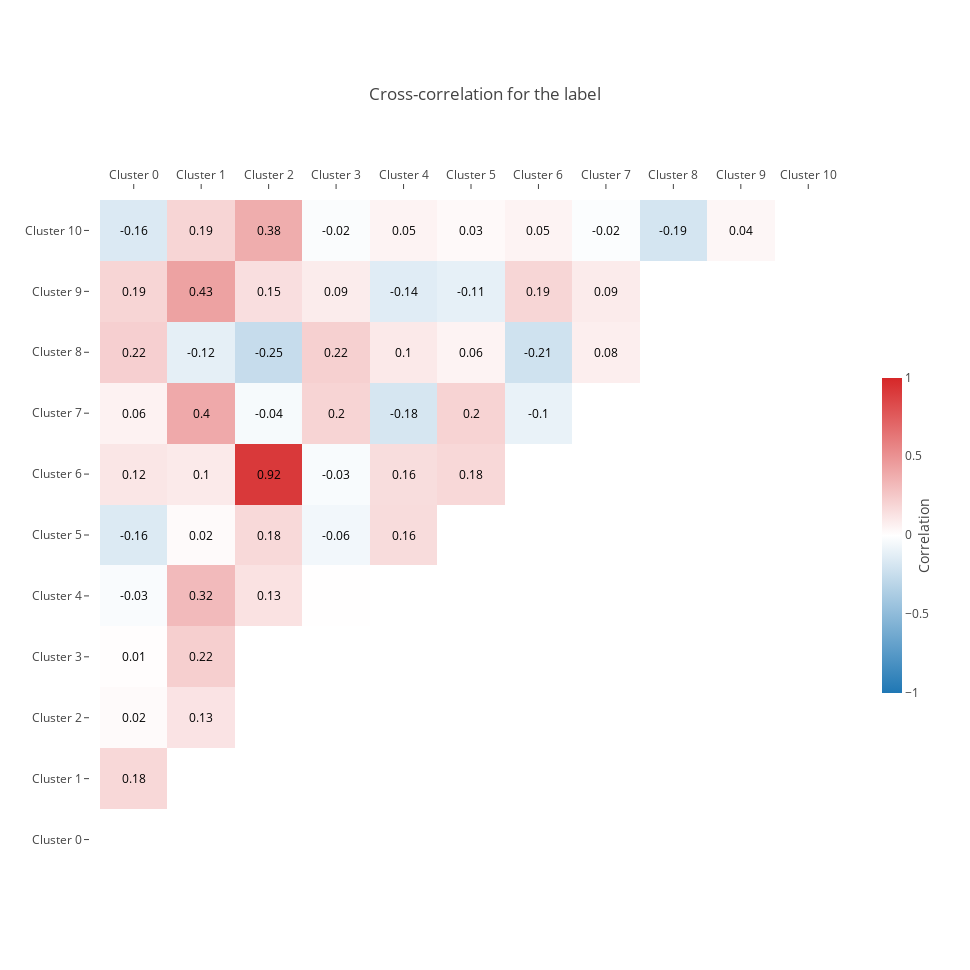
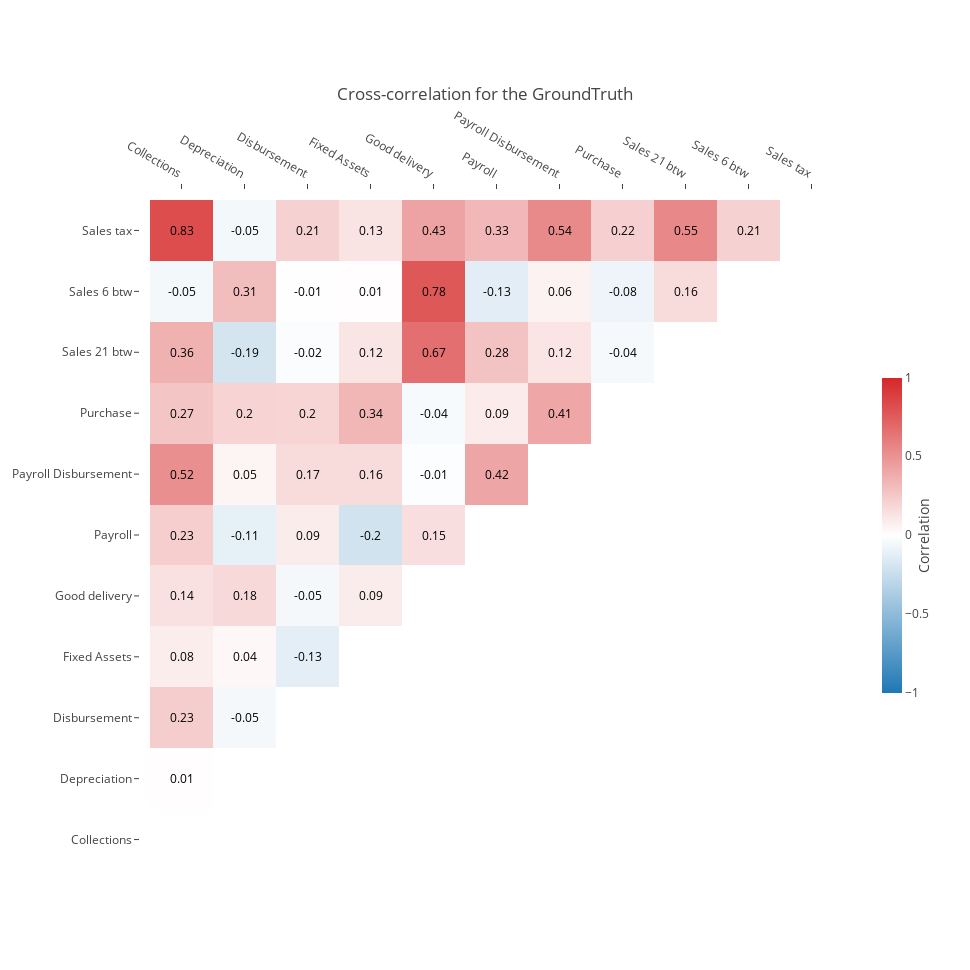

The notebook cell these images were saved under, in order:
### Code cell
correlationMatrix(df_all, on="label", agg_period="2D", interactive=True)
correlationMatrix(df_all, on="GroundTruth", agg_period="2D", interactive=True)

### Figure 1 — Plotly figure (JSON) as saved in the notebook; plotly's stock layout.template omitted (floating-point values rounded to 4 significant figures)
{"data": [{"colorbar": {"len": 0.5, "outlinewidth": 0, "thickness": 20, "title": {"side": "right", "text": "\n \n Correlation"}, "xpad": 25}, "colorscale": [[0, "rgb(31, 119, 180)"], [0.5, "rgb(255,255,255)"], [1, "rgb(214, 39, 40)"]], "showscale": true, "type": "heatmap", "uid": "e9f4d0a5-a9a7-445c-9a05-68c56f7b127d", "x": ["Cluster 0", "Cluster 1", "Cluster 2", "Cluster 3", "Cluster 4", "Cluster 5", "Cluster 6", "Cluster 7", "Cluster 8", "Cluster 9", "Cluster 10"], "y": ["Cluster 0", "Cluster 1", "Cluster 2", "Cluster 3", "Cluster 4", "Cluster 5", "Cluster 6", "Cluster 7", "Cluster 8", "Cluster 9", "Cluster 10"], "z": [[0, 0, 0, 0, 0, 0, 0, 0, 0, 0, 0], [0.1795, 0, 0, 0, 0, 0, 0, 0, 0, 0, 0], [0.02206, 0.1275, 0, 0, 0, 0, 0, 0, 0, 0, 0], [0.007519, 0.2224, 0.0005089, 0, 0, 0, 0, 0, 0, 0, 0], [-0.02833, 0.3173, 0.1337, 0.003929, 0, 0, 0, 0, 0, 0, 0], [-0.158, 0.02438, 0.1753, -0.05828, 0.1633, 0, 0, 0, 0, 0, 0], [0.115, 0.09918, 0.916, -0.03116, 0.1592, 0.1809, 0, 0, 0, 0, 0], [0.05911, 0.3961, -0.04019, 0.1991, -0.1828, 0.2025, -0.09867, 0, 0, 0, 0], [0.2209, -0.1164, -0.2539, 0.2177, 0.1026, 0.05748, -0.2144, 0.07977, 0, 0, 0], [0.1932, 0.4329, 0.1506, 0.08893, -0.1386, -0.1099, 0.1903, 0.0918, 0.001333, 0, 0], [-0.1586, 0.1932, 0.3792, -0.02136, 0.05388, 0.0267, 0.05489, -0.01836, -0.191, 0.04218, 0]], "zmax": 1, "zmid": 0, "zmin": -1}], "layout": {"annotations": [{"font": {"color": "Black"}, "showarrow": false, "text": "", "x": "Cluster 0", "xref": "x", "y": "Cluster 0", "yref": "y"}, {"font": {"color": "Black"}, "showarrow": false, "text": "", "x": "Cluster 1", "xref": "x", "y": "Cluster 0", "yref": "y"}, {"font": {"color": "Black"}, "showarrow": false, "text": "", "x": "Cluster 2", "xref": "x", "y": "Cluster 0", "yref": "y"}, {"font": {"color": "Black"}, "showarrow": false, "text": "", "x": "Cluster 3", "xref": "x", "y": "Cluster 0", "yref": "y"}, {"font": {"color": "Black"}, "showarrow": false, "text": "", "x": "Cluster 4", "xref": "x", "y": "Cluster 0", "yref": "y"}, {"font": {"color": "Black"}, "showarrow": false, "text": "", "x": "Cluster 5", "xref": "x", "y": "Cluster 0", "yref": "y"}, {"font": {"color": "Black"}, "showarrow": false, "text": "", "x": "Cluster 6", "xref": "x", "y": "Cluster 0", "yref": "y"}, {"font": {"color": "Black"}, "showarrow": false, "text": "", "x": "Cluster 7", "xref": "x", "y": "Cluster 0", "yref": "y"}, {"font": {"color": "Black"}, "showarrow": false, "text": "", "x": "Cluster 8", "xref": "x", "y": "Cluster 0", "yref": "y"}, {"font": {"color": "Black"}, "showarrow": false, "text": "", "x": "Cluster 9", "xref": "x", "y": "Cluster 0", "yref": "y"}, {"font": {"color": "Black"}, "showarrow": false, "text": "", "x": "Cluster 10", "xref": "x", "y": "Cluster 0", "yref": "y"}, {"font": {"color": "Black"}, "showarrow": false, "text": "0.18", "x": "Cluster 0", "xref": "x", "y": "Cluster 1", "yref": "y"}, {"font": {"color": "Black"}, "showarrow": false, "text": "", "x": "Cluster 1", "xref": "x", "y": "Cluster 1", "yref": "y"}, {"font": {"color": "Black"}, "showarrow": false, "text": "", "x": "Cluster 2", "xref": "x", "y": "Cluster 1", "yref": "y"}, {"font": {"color": "Black"}, "showarrow": false, "text": "", "x": "Cluster 3", "xref": "x", "y": "Cluster 1", "yref": "y"}, {"font": {"color": "Black"}, "showarrow": false, "text": "", "x": "Cluster 4", "xref": "x", "y": "Cluster 1", "yref": "y"}, {"font": {"color": "Black"}, "showarrow": false, "text": "", "x": "Cluster 5", "xref": "x", "y": "Cluster 1", "yref": "y"}, {"font": {"color": "Black"}, "showarrow": false, "text": "", "x": "Cluster 6", "xref": "x", "y": "Cluster 1", "yref": "y"}, {"font": {"color": "Black"}, "showarrow": false, "text": "", "x": "Cluster 7", "xref": "x", "y": "Cluster 1", "yref": "y"}, {"font": {"color": "Black"}, "showarrow": false, "text": "", "x": "Cluster 8", "xref": "x", "y": "Cluster 1", "yref": "y"}, {"font": {"color": "Black"}, "showarrow": false, "text": "", "x": "Cluster 9", "xref": "x", "y": "Cluster 1", "yref": "y"}, {"font": {"color": "Black"}, "showarrow": false, "text": "", "x": "Cluster 10", "xref": "x", "y": "Cluster 1", "yref": "y"}, {"font": {"color": "Black"}, "showarrow": false, "text": "0.02", "x": "Cluster 0", "xref": "x", "y": "Cluster 2", "yref": "y"}, {"font": {"color": "Black"}, "showarrow": false, "text": "0.13", "x": "Cluster 1", "xref": "x", "y": "Cluster 2", "yref": "y"}, {"font": {"color": "Black"}, "showarrow": false, "text": "", "x": "Cluster 2", "xref": "x", "y": "Cluster 2", "yref": "y"}, {"font": {"color": "Black"}, "showarrow": false, "text": "", "x": "Cluster 3", "xref": "x", "y": "Cluster 2", "yref": "y"}, {"font": {"color": "Black"}, "showarrow": false, "text": "", "x": "Cluster 4", "xref": "x", "y": "Cluster 2", "yref": "y"}, {"font": {"color": "Black"}, "showarrow": false, "text": "", "x": "Cluster 5", "xref": "x", "y": "Cluster 2", "yref": "y"}, {"font": {"color": "Black"}, "showarrow": false, "text": "", "x": "Cluster 6", "xref": "x", "y": "Cluster 2", "yref": "y"}, {"font": {"color": "Black"}, "showarrow": false, "text": "", "x": "Cluster 7", "xref": "x", "y": "Cluster 2", "yref": "y"}, {"font": {"color": "Black"}, "showarrow": false, "text": "", "x": "Cluster 8", "xref": "x", "y": "Cluster 2", "yref": "y"}, {"font": {"color": "Black"}, "showarrow": false, "text": "", "x": "Cluster 9", "xref": "x", "y": "Cluster 2", "yref": "y"}, {"font": {"color": "Black"}, "showarrow": false, "text": "", "x": "Cluster 10", "xref": "x", "y": "Cluster 2", "yref": "y"}, {"font": {"color": "Black"}, "showarrow": false, "text": "0.01", "x": "Cluster 0", "xref": "x", "y": "Cluster 3", "yref": "y"}, {"font": {"color": "Black"}, "showarrow": false, "text": "0.22", "x": "Cluster 1", "xref": "x", "y": "Cluster 3", "yref": "y"}, {"font": {"color": "Black"}, "showarrow": false, "text": "", "x": "Cluster 2", "xref": "x", "y": "Cluster 3", "yref": "y"}, {"font": {"color": "Black"}, "showarrow": false, "text": "", "x": "Cluster 3", "xref": "x", "y": "Cluster 3", "yref": "y"}, {"font": {"color": "Black"}, "showarrow": false, "text": "", "x": "Cluster 4", "xref": "x", "y": "Cluster 3", "yref": "y"}, {"font": {"color": "Black"}, "showarrow": false, "text": "", "x": "Cluster 5", "xref": "x", "y": "Cluster 3", "yref": "y"}, {"font": {"color": "Black"}, "showarrow": false, "text": "", "x": "Cluster 6", "xref": "x", "y": "Cluster 3", "yref": "y"}, {"font": {"color": "Black"}, "showarrow": false, "text": "", "x": "Cluster 7", "xref": "x", "y": "Cluster 3", "yref": "y"}, {"font": {"color": "Black"}, "showarrow": false, "text": "", "x": "Cluster 8", "xref": "x", "y": "Cluster 3", "yref": "y"}, {"font": {"color": "Black"}, "showarrow": false, "text": "", "x": "Cluster 9", "xref": "x", "y": "Cluster 3", "yref": "y"}, {"font": {"color": "Black"}, "showarrow": false, "text": "", "x": "Cluster 10", "xref": "x", "y": "Cluster 3", "yref": "y"}, {"font": {"color": "Black"}, "showarrow": false, "text": "-0.03", "x": "Cluster 0", "xref": "x", "y": "Cluster 4", "yref": "y"}, {"font": {"color": "Black"}, "showarrow": false, "text": "0.32", "x": "Cluster 1", "xref": "x", "y": "Cluster 4", "yref": "y"}, {"font": {"color": "Black"}, "showarrow": false, "text": "0.13", "x": "Cluster 2", "xref": "x", "y": "Cluster 4", "yref": "y"}, {"font": {"color": "Black"}, "showarrow": false, "text": "", "x": "Cluster 3", "xref": "x", "y": "Cluster 4", "yref": "y"}, {"font": {"color": "Black"}, "showarrow": false, "text": "", "x": "Cluster 4", "xref": "x", "y": "Cluster 4", "yref": "y"}, {"font": {"color": "Black"}, "showarrow": false, "text": "", "x": "Cluster 5", "xref": "x", "y": "Cluster 4", "yref": "y"}, {"font": {"color": "Black"}, "showarrow": false, "text": "", "x": "Cluster 6", "xref": "x", "y": "Cluster 4", "yref": "y"}, {"font": {"color": "Black"}, "showarrow": false, "text": "", "x": "Cluster 7", "xref": "x", "y": "Cluster 4", "yref": "y"}, {"font": {"color": "Black"}, "showarrow": false, "text": "", "x": "Cluster 8", "xref": "x", "y": "Cluster 4", "yref": "y"}, {"font": {"color": "Black"}, "showarrow": false, "text": "", "x": "Cluster 9", "xref": "x", "y": "Cluster 4", "yref": "y"}, {"font": {"color": "Black"}, "showarrow": false, "text": "", "x": "Cluster 10", "xref": "x", "y": "Cluster 4", "yref": "y"}, {"font": {"color": "Black"}, "showarrow": false, "text": "-0.16", "x": "Cluster 0", "xref": "x", "y": "Cluster 5", "yref": "y"}, {"font": {"color": "Black"}, "showarrow": false, "text": "0.02", "x": "Cluster 1", "xref": "x", "y": "Cluster 5", "yref": "y"}, {"font": {"color": "Black"}, "showarrow": false, "text": "0.18", "x": "Cluster 2", "xref": "x", "y": "Cluster 5", "yref": "y"}, {"font": {"color": "Black"}, "showarrow": false, "text": "-0.06", "x": "Cluster 3", "xref": "x", "y": "Cluster 5", "yref": "y"}, {"font": {"color": "Black"}, "showarrow": false, "text": "0.16", "x": "Cluster 4", "xref": "x", "y": "Cluster 5", "yref": "y"}, {"font": {"color": "Black"}, "showarrow": false, "text": "", "x": "Cluster 5", "xref": "x", "y": "Cluster 5", "yref": "y"}, {"font": {"color": "Black"}, "showarrow": false, "text": "", "x": "Cluster 6", "xref": "x", "y": "Cluster 5", "yref": "y"}, {"font": {"color": "Black"}, "showarrow": false, "text": "", "x": "Cluster 7", "xref": "x", "y": "Cluster 5", "yref": "y"}, {"font": {"color": "Black"}, "showarrow": false, "text": "", "x": "Cluster 8", "xref": "x", "y": "Cluster 5", "yref": "y"}, {"font": {"color": "Black"}, "showarrow": false, "text": "", "x": "Cluster 9", "xref": "x", "y": "Cluster 5", "yref": "y"}, {"font": {"color": "Black"}, "showarrow": false, "text": "", "x": "Cluster 10", "xref": "x", "y": "Cluster 5", "yref": "y"}, {"font": {"color": "Black"}, "showarrow": false, "text": "0.12", "x": "Cluster 0", "xref": "x", "y": "Cluster 6", "yref": "y"}, {"font": {"color": "Black"}, "showarrow": false, "text": "0.1", "x": "Cluster 1", "xref": "x", "y": "Cluster 6", "yref": "y"}, {"font": {"color": "Black"}, "showarrow": false, "text": "0.92", "x": "Cluster 2", "xref": "x", "y": "Cluster 6", "yref": "y"}, {"font": {"color": "Black"}, "showarrow": false, "text": "-0.03", "x": "Cluster 3", "xref": "x", "y": "Cluster 6", "yref": "y"}, {"font": {"color": "Black"}, "showarrow": false, "text": "0.16", "x": "Cluster 4", "xref": "x", "y": "Cluster 6", "yref": "y"}, {"font": {"color": "Black"}, "showarrow": false, "text": "0.18", "x": "Cluster 5", "xref": "x", "y": "Cluster 6", "yref": "y"}, {"font": {"color": "Black"}, "showarrow": false, "text": "", "x": "Cluster 6", "xref": "x", "y": "Cluster 6", "yref": "y"}, {"font": {"color": "Black"}, "showarrow": false, "text": "", "x": "Cluster 7", "xref": "x", "y": "Cluster 6", "yref": "y"}, {"font": {"color": "Black"}, "showarrow": false, "text": "", "x": "Cluster 8", "xref": "x", "y": "Cluster 6", "yref": "y"}, {"font": {"color": "Black"}, "showarrow": false, "text": "", "x": "Cluster 9", "xref": "x", "y": "Cluster 6", "yref": "y"}, {"font": {"color": "Black"}, "showarrow": false, "text": "", "x": "Cluster 10", "xref": "x", "y": "Cluster 6", "yref": "y"}, {"font": {"color": "Black"}, "showarrow": false, "text": "0.06", "x": "Cluster 0", "xref": "x", "y": "Cluster 7", "yref": "y"}, {"font": {"color": "Black"}, "showarrow": false, "text": "0.4", "x": "Cluster 1", "xref": "x", "y": "Cluster 7", "yref": "y"}, {"font": {"color": "Black"}, "showarrow": false, "text": "-0.04", "x": "Cluster 2", "xref": "x", "y": "Cluster 7", "yref": "y"}, {"font": {"color": "Black"}, "showarrow": false, "text": "0.2", "x": "Cluster 3", "xref": "x", "y": "Cluster 7", "yref": "y"}, {"font": {"color": "Black"}, "showarrow": false, "text": "-0.18", "x": "Cluster 4", "xref": "x", "y": "Cluster 7", "yref": "y"}, {"font": {"color": "Black"}, "showarrow": false, "text": "0.2", "x": "Cluster 5", "xref": "x", "y": "Cluster 7", "yref": "y"}, {"font": {"color": "Black"}, "showarrow": false, "text": "-0.1", "x": "Cluster 6", "xref": "x", "y": "Cluster 7", "yref": "y"}, {"font": {"color": "Black"}, "showarrow": false, "text": "", "x": "Cluster 7", "xref": "x", "y": "Cluster 7", "yref": "y"}, {"font": {"color": "Black"}, "showarrow": false, "text": "", "x": "Cluster 8", "xref": "x", "y": "Cluster 7", "yref": "y"}, {"font": {"color": "Black"}, "showarrow": false, "text": "", "x": "Cluster 9", "xref": "x", "y": "Cluster 7", "yref": "y"}, {"font": {"color": "Black"}, "showarrow": false, "text": "", "x": "Cluster 10", "xref": "x", "y": "Cluster 7", "yref": "y"}, {"font": {"color": "Black"}, "showarrow": false, "text": "0.22", "x": "Cluster 0", "xref": "x", "y": "Cluster 8", "yref": "y"}, {"font": {"color": "Black"}, "showarrow": false, "text": "-0.12", "x": "Cluster 1", "xref": "x", "y": "Cluster 8", "yref": "y"}, {"font": {"color": "Black"}, "showarrow": false, "text": "-0.25", "x": "Cluster 2", "xref": "x", "y": "Cluster 8", "yref": "y"}, {"font": {"color": "Black"}, "showarrow": false, "text": "0.22", "x": "Cluster 3", "xref": "x", "y": "Cluster 8", "yref": "y"}, {"font": {"color": "Black"}, "showarrow": false, "text": "0.1", "x": "Cluster 4", "xref": "x", "y": "Cluster 8", "yref": "y"}, {"font": {"color": "Black"}, "showarrow": false, "text": "0.06", "x": "Cluster 5", "xref": "x", "y": "Cluster 8", "yref": "y"}, {"font": {"color": "Black"}, "showarrow": false, "text": "-0.21", "x": "Cluster 6", "xref": "x", "y": "Cluster 8", "yref": "y"}, {"font": {"color": "Black"}, "showarrow": false, "text": "0.08", "x": "Cluster 7", "xref": "x", "y": "Cluster 8", "yref": "y"}, {"font": {"color": "Black"}, "showarrow": false, "text": "", "x": "Cluster 8", "xref": "x", "y": "Cluster 8", "yref": "y"}, {"font": {"color": "Black"}, "showarrow": false, "text": "", "x": "Cluster 9", "xref": "x", "y": "Cluster 8", "yref": "y"}, {"font": {"color": "Black"}, "showarrow": false, "text": "", "x": "Cluster 10", "xref": "x", "y": "Cluster 8", "yref": "y"}, {"font": {"color": "Black"}, "showarrow": false, "text": "0.19", "x": "Cluster 0", "xref": "x", "y": "Cluster 9", "yref": "y"}, {"font": {"color": "Black"}, "showarrow": false, "text": "0.43", "x": "Cluster 1", "xref": "x", "y": "Cluster 9", "yref": "y"}, {"font": {"color": "Black"}, "showarrow": false, "text": "0.15", "x": "Cluster 2", "xref": "x", "y": "Cluster 9", "yref": "y"}, {"font": {"color": "Black"}, "showarrow": false, "text": "0.09", "x": "Cluster 3", "xref": "x", "y": "Cluster 9", "yref": "y"}, {"font": {"color": "Black"}, "showarrow": false, "text": "-0.14", "x": "Cluster 4", "xref": "x", "y": "Cluster 9", "yref": "y"}, {"font": {"color": "Black"}, "showarrow": false, "text": "-0.11", "x": "Cluster 5", "xref": "x", "y": "Cluster 9", "yref": "y"}, {"font": {"color": "Black"}, "showarrow": false, "text": "0.19", "x": "Cluster 6", "xref": "x", "y": "Cluster 9", "yref": "y"}, {"font": {"color": "Black"}, "showarrow": false, "text": "0.09", "x": "Cluster 7", "xref": "x", "y": "Cluster 9", "yref": "y"}, {"font": {"color": "Black"}, "showarrow": false, "text": "", "x": "Cluster 8", "xref": "x", "y": "Cluster 9", "yref": "y"}, {"font": {"color": "Black"}, "showarrow": false, "text": "", "x": "Cluster 9", "xref": "x", "y": "Cluster 9", "yref": "y"}, {"font": {"color": "Black"}, "showarrow": false, "text": "", "x": "Cluster 10", "xref": "x", "y": "Cluster 9", "yref": "y"}, {"font": {"color": "Black"}, "showarrow": false, "text": "-0.16", "x": "Cluster 0", "xref": "x", "y": "Cluster 10", "yref": "y"}, {"font": {"color": "Black"}, "showarrow": false, "text": "0.19", "x": "Cluster 1", "xref": "x", "y": "Cluster 10", "yref": "y"}, {"font": {"color": "Black"}, "showarrow": false, "text": "0.38", "x": "Cluster 2", "xref": "x", "y": "Cluster 10", "yref": "y"}, {"font": {"color": "Black"}, "showarrow": false, "text": "-0.02", "x": "Cluster 3", "xref": "x", "y": "Cluster 10", "yref": "y"}, {"font": {"color": "Black"}, "showarrow": false, "text": "0.05", "x": "Cluster 4", "xref": "x", "y": "Cluster 10", "yref": "y"}, {"font": {"color": "Black"}, "showarrow": false, "text": "0.03", "x": "Cluster 5", "xref": "x", "y": "Cluster 10", "yref": "y"}, {"font": {"color": "Black"}, "showarrow": false, "text": "0.05", "x": "Cluster 6", "xref": "x", "y": "Cluster 10", "yref": "y"}, {"font": {"color": "Black"}, "showarrow": false, "text": "-0.02", "x": "Cluster 7", "xref": "x", "y": "Cluster 10", "yref": "y"}, {"font": {"color": "Black"}, "showarrow": false, "text": "-0.19", "x": "Cluster 8", "xref": "x", "y": "Cluster 10", "yref": "y"}, {"font": {"color": "Black"}, "showarrow": false, "text": "0.04", "x": "Cluster 9", "xref": "x", "y": "Cluster 10", "yref": "y"}, {"font": {"color": "Black"}, "showarrow": false, "text": "", "x": "Cluster 10", "xref": "x", "y": "Cluster 10", "yref": "y"}], "height": 970, "margin": {"b": 100, "l": 100, "pad": 10, "r": 50, "t": 200}, "title": {"text": "Cross-correlation for the label"}, "width": 970, "xaxis": {"automargin": true, "side": "top"}, "yaxis": {"automargin": true}}}

### Figure 2 — Plotly figure (JSON) as saved in the notebook; plotly's stock layout.template omitted (floating-point values rounded to 4 significant figures)
{"data": [{"colorbar": {"len": 0.5, "outlinewidth": 0, "thickness": 20, "title": {"side": "right", "text": "\n \n Correlation"}, "xpad": 25}, "colorscale": [[0, "rgb(31, 119, 180)"], [0.5, "rgb(255,255,255)"], [1, "rgb(214, 39, 40)"]], "showscale": true, "type": "heatmap", "uid": "abf86fe6-92fc-4930-bebf-d0698f2550f7", "x": ["Collections", "Depreciation", "Disbursement", "Fixed Assets", "Good delivery", "Payroll", "Payroll Disbursement", "Purchase", "Sales 21 btw", "Sales 6 btw", "Sales tax"], "y": ["Collections", "Depreciation", "Disbursement", "Fixed Assets", "Good delivery", "Payroll", "Payroll Disbursement", "Purchase", "Sales 21 btw", "Sales 6 btw", "Sales tax"], "z": [[0, 0, 0, 0, 0, 0, 0, 0, 0, 0, 0], [0.007063, 0, 0, 0, 0, 0, 0, 0, 0, 0, 0], [0.2313, -0.04925, 0, 0, 0, 0, 0, 0, 0, 0, 0], [0.08423, 0.03649, -0.1261, 0, 0, 0, 0, 0, 0, 0, 0], [0.1382, 0.1753, -0.05113, 0.08866, 0, 0, 0, 0, 0, 0, 0], [0.2257, -0.1099, 0.08998, -0.2031, 0.1506, 0, 0, 0, 0, 0, 0], [0.5167, 0.05273, 0.166, 0.1626, -0.01339, 0.4156, 0, 0, 0, 0, 0], [0.2688, 0.2025, 0.1954, 0.3381, -0.04019, 0.0918, 0.4143, 0, 0, 0, 0], [0.3616, -0.1936, -0.01893, 0.122, 0.667, 0.2815, 0.1243, -0.04449, 0, 0, 0], [-0.05473, 0.3051, -0.005298, 0.009333, 0.7754, -0.1291, 0.06088, -0.07751, 0.1638, 0, 0], [0.8257, -0.05316, 0.2137, 0.1307, 0.4279, 0.3274, 0.5432, 0.2164, 0.5514, 0.2143, 0]], "zmax": 1, "zmid": 0, "zmin": -1}], "layout": {"annotations": [{"font": {"color": "Black"}, "showarrow": false, "text": "", "x": "Collections", "xref": "x", "y": "Collections", "yref": "y"}, {"font": {"color": "Black"}, "showarrow": false, "text": "", "x": "Depreciation", "xref": "x", "y": "Collections", "yref": "y"}, {"font": {"color": "Black"}, "showarrow": false, "text": "", "x": "Disbursement", "xref": "x", "y": "Collections", "yref": "y"}, {"font": {"color": "Black"}, "showarrow": false, "text": "", "x": "Fixed Assets", "xref": "x", "y": "Collections", "yref": "y"}, {"font": {"color": "Black"}, "showarrow": false, "text": "", "x": "Good delivery", "xref": "x", "y": "Collections", "yref": "y"}, {"font": {"color": "Black"}, "showarrow": false, "text": "", "x": "Payroll", "xref": "x", "y": "Collections", "yref": "y"}, {"font": {"color": "Black"}, "showarrow": false, "text": "", "x": "Payroll Disbursement", "xref": "x", "y": "Collections", "yref": "y"}, {"font": {"color": "Black"}, "showarrow": false, "text": "", "x": "Purchase", "xref": "x", "y": "Collections", "yref": "y"}, {"font": {"color": "Black"}, "showarrow": false, "text": "", "x": "Sales 21 btw", "xref": "x", "y": "Collections", "yref": "y"}, {"font": {"color": "Black"}, "showarrow": false, "text": "", "x": "Sales 6 btw", "xref": "x", "y": "Collections", "yref": "y"}, {"font": {"color": "Black"}, "showarrow": false, "text": "", "x": "Sales tax", "xref": "x", "y": "Collections", "yref": "y"}, {"font": {"color": "Black"}, "showarrow": false, "text": "0.01", "x": "Collections", "xref": "x", "y": "Depreciation", "yref": "y"}, {"font": {"color": "Black"}, "showarrow": false, "text": "", "x": "Depreciation", "xref": "x", "y": "Depreciation", "yref": "y"}, {"font": {"color": "Black"}, "showarrow": false, "text": "", "x": "Disbursement", "xref": "x", "y": "Depreciation", "yref": "y"}, {"font": {"color": "Black"}, "showarrow": false, "text": "", "x": "Fixed Assets", "xref": "x", "y": "Depreciation", "yref": "y"}, {"font": {"color": "Black"}, "showarrow": false, "text": "", "x": "Good delivery", "xref": "x", "y": "Depreciation", "yref": "y"}, {"font": {"color": "Black"}, "showarrow": false, "text": "", "x": "Payroll", "xref": "x", "y": "Depreciation", "yref": "y"}, {"font": {"color": "Black"}, "showarrow": false, "text": "", "x": "Payroll Disbursement", "xref": "x", "y": "Depreciation", "yref": "y"}, {"font": {"color": "Black"}, "showarrow": false, "text": "", "x": "Purchase", "xref": "x", "y": "Depreciation", "yref": "y"}, {"font": {"color": "Black"}, "showarrow": false, "text": "", "x": "Sales 21 btw", "xref": "x", "y": "Depreciation", "yref": "y"}, {"font": {"color": "Black"}, "showarrow": false, "text": "", "x": "Sales 6 btw", "xref": "x", "y": "Depreciation", "yref": "y"}, {"font": {"color": "Black"}, "showarrow": false, "text": "", "x": "Sales tax", "xref": "x", "y": "Depreciation", "yref": "y"}, {"font": {"color": "Black"}, "showarrow": false, "text": "0.23", "x": "Collections", "xref": "x", "y": "Disbursement", "yref": "y"}, {"font": {"color": "Black"}, "showarrow": false, "text": "-0.05", "x": "Depreciation", "xref": "x", "y": "Disbursement", "yref": "y"}, {"font": {"color": "Black"}, "showarrow": false, "text": "", "x": "Disbursement", "xref": "x", "y": "Disbursement", "yref": "y"}, {"font": {"color": "Black"}, "showarrow": false, "text": "", "x": "Fixed Assets", "xref": "x", "y": "Disbursement", "yref": "y"}, {"font": {"color": "Black"}, "showarrow": false, "text": "", "x": "Good delivery", "xref": "x", "y": "Disbursement", "yref": "y"}, {"font": {"color": "Black"}, "showarrow": false, "text": "", "x": "Payroll", "xref": "x", "y": "Disbursement", "yref": "y"}, {"font": {"color": "Black"}, "showarrow": false, "text": "", "x": "Payroll Disbursement", "xref": "x", "y": "Disbursement", "yref": "y"}, {"font": {"color": "Black"}, "showarrow": false, "text": "", "x": "Purchase", "xref": "x", "y": "Disbursement", "yref": "y"}, {"font": {"color": "Black"}, "showarrow": false, "text": "", "x": "Sales 21 btw", "xref": "x", "y": "Disbursement", "yref": "y"}, {"font": {"color": "Black"}, "showarrow": false, "text": "", "x": "Sales 6 btw", "xref": "x", "y": "Disbursement", "yref": "y"}, {"font": {"color": "Black"}, "showarrow": false, "text": "", "x": "Sales tax", "xref": "x", "y": "Disbursement", "yref": "y"}, {"font": {"color": "Black"}, "showarrow": false, "text": "0.08", "x": "Collections", "xref": "x", "y": "Fixed Assets", "yref": "y"}, {"font": {"color": "Black"}, "showarrow": false, "text": "0.04", "x": "Depreciation", "xref": "x", "y": "Fixed Assets", "yref": "y"}, {"font": {"color": "Black"}, "showarrow": false, "text": "-0.13", "x": "Disbursement", "xref": "x", "y": "Fixed Assets", "yref": "y"}, {"font": {"color": "Black"}, "showarrow": false, "text": "", "x": "Fixed Assets", "xref": "x", "y": "Fixed Assets", "yref": "y"}, {"font": {"color": "Black"}, "showarrow": false, "text": "", "x": "Good delivery", "xref": "x", "y": "Fixed Assets", "yref": "y"}, {"font": {"color": "Black"}, "showarrow": false, "text": "", "x": "Payroll", "xref": "x", "y": "Fixed Assets", "yref": "y"}, {"font": {"color": "Black"}, "showarrow": false, "text": "", "x": "Payroll Disbursement", "xref": "x", "y": "Fixed Assets", "yref": "y"}, {"font": {"color": "Black"}, "showarrow": false, "text": "", "x": "Purchase", "xref": "x", "y": "Fixed Assets", "yref": "y"}, {"font": {"color": "Black"}, "showarrow": false, "text": "", "x": "Sales 21 btw", "xref": "x", "y": "Fixed Assets", "yref": "y"}, {"font": {"color": "Black"}, "showarrow": false, "text": "", "x": "Sales 6 btw", "xref": "x", "y": "Fixed Assets", "yref": "y"}, {"font": {"color": "Black"}, "showarrow": false, "text": "", "x": "Sales tax", "xref": "x", "y": "Fixed Assets", "yref": "y"}, {"font": {"color": "Black"}, "showarrow": false, "text": "0.14", "x": "Collections", "xref": "x", "y": "Good delivery", "yref": "y"}, {"font": {"color": "Black"}, "showarrow": false, "text": "0.18", "x": "Depreciation", "xref": "x", "y": "Good delivery", "yref": "y"}, {"font": {"color": "Black"}, "showarrow": false, "text": "-0.05", "x": "Disbursement", "xref": "x", "y": "Good delivery", "yref": "y"}, {"font": {"color": "Black"}, "showarrow": false, "text": "0.09", "x": "Fixed Assets", "xref": "x", "y": "Good delivery", "yref": "y"}, {"font": {"color": "Black"}, "showarrow": false, "text": "", "x": "Good delivery", "xref": "x", "y": "Good delivery", "yref": "y"}, {"font": {"color": "Black"}, "showarrow": false, "text": "", "x": "Payroll", "xref": "x", "y": "Good delivery", "yref": "y"}, {"font": {"color": "Black"}, "showarrow": false, "text": "", "x": "Payroll Disbursement", "xref": "x", "y": "Good delivery", "yref": "y"}, {"font": {"color": "Black"}, "showarrow": false, "text": "", "x": "Purchase", "xref": "x", "y": "Good delivery", "yref": "y"}, {"font": {"color": "Black"}, "showarrow": false, "text": "", "x": "Sales 21 btw", "xref": "x", "y": "Good delivery", "yref": "y"}, {"font": {"color": "Black"}, "showarrow": false, "text": "", "x": "Sales 6 btw", "xref": "x", "y": "Good delivery", "yref": "y"}, {"font": {"color": "Black"}, "showarrow": false, "text": "", "x": "Sales tax", "xref": "x", "y": "Good delivery", "yref": "y"}, {"font": {"color": "Black"}, "showarrow": false, "text": "0.23", "x": "Collections", "xref": "x", "y": "Payroll", "yref": "y"}, {"font": {"color": "Black"}, "showarrow": false, "text": "-0.11", "x": "Depreciation", "xref": "x", "y": "Payroll", "yref": "y"}, {"font": {"color": "Black"}, "showarrow": false, "text": "0.09", "x": "Disbursement", "xref": "x", "y": "Payroll", "yref": "y"}, {"font": {"color": "Black"}, "showarrow": false, "text": "-0.2", "x": "Fixed Assets", "xref": "x", "y": "Payroll", "yref": "y"}, {"font": {"color": "Black"}, "showarrow": false, "text": "0.15", "x": "Good delivery", "xref": "x", "y": "Payroll", "yref": "y"}, {"font": {"color": "Black"}, "showarrow": false, "text": "", "x": "Payroll", "xref": "x", "y": "Payroll", "yref": "y"}, {"font": {"color": "Black"}, "showarrow": false, "text": "", "x": "Payroll Disbursement", "xref": "x", "y": "Payroll", "yref": "y"}, {"font": {"color": "Black"}, "showarrow": false, "text": "", "x": "Purchase", "xref": "x", "y": "Payroll", "yref": "y"}, {"font": {"color": "Black"}, "showarrow": false, "text": "", "x": "Sales 21 btw", "xref": "x", "y": "Payroll", "yref": "y"}, {"font": {"color": "Black"}, "showarrow": false, "text": "", "x": "Sales 6 btw", "xref": "x", "y": "Payroll", "yref": "y"}, {"font": {"color": "Black"}, "showarrow": false, "text": "", "x": "Sales tax", "xref": "x", "y": "Payroll", "yref": "y"}, {"font": {"color": "Black"}, "showarrow": false, "text": "0.52", "x": "Collections", "xref": "x", "y": "Payroll Disbursement", "yref": "y"}, {"font": {"color": "Black"}, "showarrow": false, "text": "0.05", "x": "Depreciation", "xref": "x", "y": "Payroll Disbursement", "yref": "y"}, {"font": {"color": "Black"}, "showarrow": false, "text": "0.17", "x": "Disbursement", "xref": "x", "y": "Payroll Disbursement", "yref": "y"}, {"font": {"color": "Black"}, "showarrow": false, "text": "0.16", "x": "Fixed Assets", "xref": "x", "y": "Payroll Disbursement", "yref": "y"}, {"font": {"color": "Black"}, "showarrow": false, "text": "-0.01", "x": "Good delivery", "xref": "x", "y": "Payroll Disbursement", "yref": "y"}, {"font": {"color": "Black"}, "showarrow": false, "text": "0.42", "x": "Payroll", "xref": "x", "y": "Payroll Disbursement", "yref": "y"}, {"font": {"color": "Black"}, "showarrow": false, "text": "", "x": "Payroll Disbursement", "xref": "x", "y": "Payroll Disbursement", "yref": "y"}, {"font": {"color": "Black"}, "showarrow": false, "text": "", "x": "Purchase", "xref": "x", "y": "Payroll Disbursement", "yref": "y"}, {"font": {"color": "Black"}, "showarrow": false, "text": "", "x": "Sales 21 btw", "xref": "x", "y": "Payroll Disbursement", "yref": "y"}, {"font": {"color": "Black"}, "showarrow": false, "text": "", "x": "Sales 6 btw", "xref": "x", "y": "Payroll Disbursement", "yref": "y"}, {"font": {"color": "Black"}, "showarrow": false, "text": "", "x": "Sales tax", "xref": "x", "y": "Payroll Disbursement", "yref": "y"}, {"font": {"color": "Black"}, "showarrow": false, "text": "0.27", "x": "Collections", "xref": "x", "y": "Purchase", "yref": "y"}, {"font": {"color": "Black"}, "showarrow": false, "text": "0.2", "x": "Depreciation", "xref": "x", "y": "Purchase", "yref": "y"}, {"font": {"color": "Black"}, "showarrow": false, "text": "0.2", "x": "Disbursement", "xref": "x", "y": "Purchase", "yref": "y"}, {"font": {"color": "Black"}, "showarrow": false, "text": "0.34", "x": "Fixed Assets", "xref": "x", "y": "Purchase", "yref": "y"}, {"font": {"color": "Black"}, "showarrow": false, "text": "-0.04", "x": "Good delivery", "xref": "x", "y": "Purchase", "yref": "y"}, {"font": {"color": "Black"}, "showarrow": false, "text": "0.09", "x": "Payroll", "xref": "x", "y": "Purchase", "yref": "y"}, {"font": {"color": "Black"}, "showarrow": false, "text": "0.41", "x": "Payroll Disbursement", "xref": "x", "y": "Purchase", "yref": "y"}, {"font": {"color": "Black"}, "showarrow": false, "text": "", "x": "Purchase", "xref": "x", "y": "Purchase", "yref": "y"}, {"font": {"color": "Black"}, "showarrow": false, "text": "", "x": "Sales 21 btw", "xref": "x", "y": "Purchase", "yref": "y"}, {"font": {"color": "Black"}, "showarrow": false, "text": "", "x": "Sales 6 btw", "xref": "x", "y": "Purchase", "yref": "y"}, {"font": {"color": "Black"}, "showarrow": false, "text": "", "x": "Sales tax", "xref": "x", "y": "Purchase", "yref": "y"}, {"font": {"color": "Black"}, "showarrow": false, "text": "0.36", "x": "Collections", "xref": "x", "y": "Sales 21 btw", "yref": "y"}, {"font": {"color": "Black"}, "showarrow": false, "text": "-0.19", "x": "Depreciation", "xref": "x", "y": "Sales 21 btw", "yref": "y"}, {"font": {"color": "Black"}, "showarrow": false, "text": "-0.02", "x": "Disbursement", "xref": "x", "y": "Sales 21 btw", "yref": "y"}, {"font": {"color": "Black"}, "showarrow": false, "text": "0.12", "x": "Fixed Assets", "xref": "x", "y": "Sales 21 btw", "yref": "y"}, {"font": {"color": "Black"}, "showarrow": false, "text": "0.67", "x": "Good delivery", "xref": "x", "y": "Sales 21 btw", "yref": "y"}, {"font": {"color": "Black"}, "showarrow": false, "text": "0.28", "x": "Payroll", "xref": "x", "y": "Sales 21 btw", "yref": "y"}, {"font": {"color": "Black"}, "showarrow": false, "text": "0.12", "x": "Payroll Disbursement", "xref": "x", "y": "Sales 21 btw", "yref": "y"}, {"font": {"color": "Black"}, "showarrow": false, "text": "-0.04", "x": "Purchase", "xref": "x", "y": "Sales 21 btw", "yref": "y"}, {"font": {"color": "Black"}, "showarrow": false, "text": "", "x": "Sales 21 btw", "xref": "x", "y": "Sales 21 btw", "yref": "y"}, {"font": {"color": "Black"}, "showarrow": false, "text": "", "x": "Sales 6 btw", "xref": "x", "y": "Sales 21 btw", "yref": "y"}, {"font": {"color": "Black"}, "showarrow": false, "text": "", "x": "Sales tax", "xref": "x", "y": "Sales 21 btw", "yref": "y"}, {"font": {"color": "Black"}, "showarrow": false, "text": "-0.05", "x": "Collections", "xref": "x", "y": "Sales 6 btw", "yref": "y"}, {"font": {"color": "Black"}, "showarrow": false, "text": "0.31", "x": "Depreciation", "xref": "x", "y": "Sales 6 btw", "yref": "y"}, {"font": {"color": "Black"}, "showarrow": false, "text": "-0.01", "x": "Disbursement", "xref": "x", "y": "Sales 6 btw", "yref": "y"}, {"font": {"color": "Black"}, "showarrow": false, "text": "0.01", "x": "Fixed Assets", "xref": "x", "y": "Sales 6 btw", "yref": "y"}, {"font": {"color": "Black"}, "showarrow": false, "text": "0.78", "x": "Good delivery", "xref": "x", "y": "Sales 6 btw", "yref": "y"}, {"font": {"color": "Black"}, "showarrow": false, "text": "-0.13", "x": "Payroll", "xref": "x", "y": "Sales 6 btw", "yref": "y"}, {"font": {"color": "Black"}, "showarrow": false, "text": "0.06", "x": "Payroll Disbursement", "xref": "x", "y": "Sales 6 btw", "yref": "y"}, {"font": {"color": "Black"}, "showarrow": false, "text": "-0.08", "x": "Purchase", "xref": "x", "y": "Sales 6 btw", "yref": "y"}, {"font": {"color": "Black"}, "showarrow": false, "text": "0.16", "x": "Sales 21 btw", "xref": "x", "y": "Sales 6 btw", "yref": "y"}, {"font": {"color": "Black"}, "showarrow": false, "text": "", "x": "Sales 6 btw", "xref": "x", "y": "Sales 6 btw", "yref": "y"}, {"font": {"color": "Black"}, "showarrow": false, "text": "", "x": "Sales tax", "xref": "x", "y": "Sales 6 btw", "yref": "y"}, {"font": {"color": "Black"}, "showarrow": false, "text": "0.83", "x": "Collections", "xref": "x", "y": "Sales tax", "yref": "y"}, {"font": {"color": "Black"}, "showarrow": false, "text": "-0.05", "x": "Depreciation", "xref": "x", "y": "Sales tax", "yref": "y"}, {"font": {"color": "Black"}, "showarrow": false, "text": "0.21", "x": "Disbursement", "xref": "x", "y": "Sales tax", "yref": "y"}, {"font": {"color": "Black"}, "showarrow": false, "text": "0.13", "x": "Fixed Assets", "xref": "x", "y": "Sales tax", "yref": "y"}, {"font": {"color": "Black"}, "showarrow": false, "text": "0.43", "x": "Good delivery", "xref": "x", "y": "Sales tax", "yref": "y"}, {"font": {"color": "Black"}, "showarrow": false, "text": "0.33", "x": "Payroll", "xref": "x", "y": "Sales tax", "yref": "y"}, {"font": {"color": "Black"}, "showarrow": false, "text": "0.54", "x": "Payroll Disbursement", "xref": "x", "y": "Sales tax", "yref": "y"}, {"font": {"color": "Black"}, "showarrow": false, "text": "0.22", "x": "Purchase", "xref": "x", "y": "Sales tax", "yref": "y"}, {"font": {"color": "Black"}, "showarrow": false, "text": "0.55", "x": "Sales 21 btw", "xref": "x", "y": "Sales tax", "yref": "y"}, {"font": {"color": "Black"}, "showarrow": false, "text": "0.21", "x": "Sales 6 btw", "xref": "x", "y": "Sales tax", "yref": "y"}, {"font": {"color": "Black"}, "showarrow": false, "text": "", "x": "Sales tax", "xref": "x", "y": "Sales tax", "yref": "y"}], "height": 970, "margin": {"b": 100, "l": 100, "pad": 10, "r": 50, "t": 200}, "title": {"text": "Cross-correlation for the GroundTruth"}, "width": 970, "xaxis": {"automargin": true, "side": "top"}, "yaxis": {"automargin": true}}}
